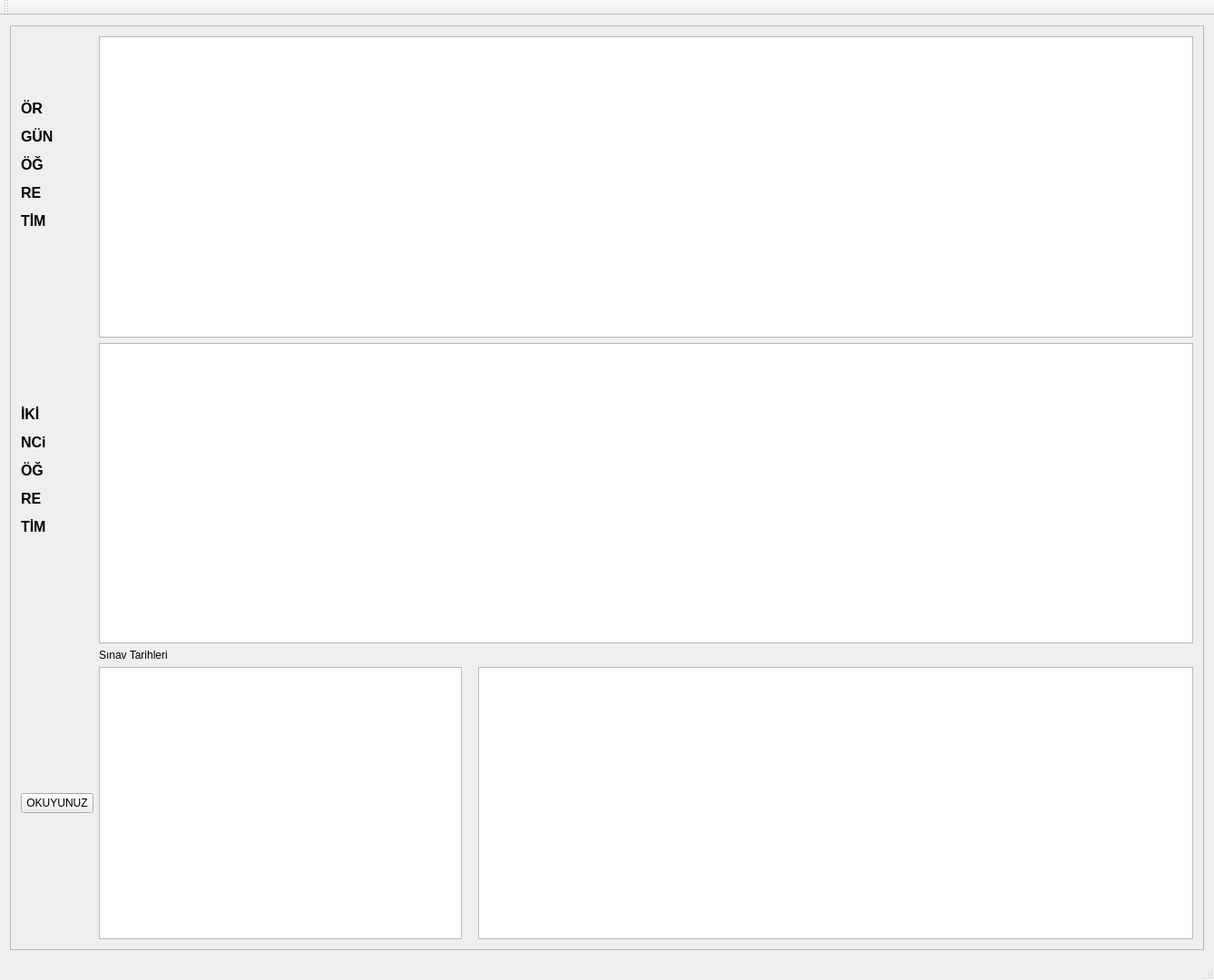
<?xml version="1.0" encoding="UTF-8"?>
<ui version="4.0">
 <class>MainWindow</class>
 <widget class="QMainWindow" name="MainWindow">
  <property name="geometry">
   <rect>
    <x>0</x>
    <y>0</y>
    <width>1338</width>
    <height>1080</height>
   </rect>
  </property>
  <property name="windowTitle">
   <string>MainWindow</string>
  </property>
  <property name="layoutDirection">
   <enum>Qt::LeftToRight</enum>
  </property>
  <widget class="QWidget" name="centralWidget">
   <layout class="QVBoxLayout" name="verticalLayout">
    <item>
     <widget class="QScrollArea" name="scrollArea">
      <property name="maximumSize">
       <size>
        <width>1920</width>
        <height>1080</height>
       </size>
      </property>
      <property name="widgetResizable">
       <bool>true</bool>
      </property>
      <widget class="QWidget" name="scrollAreaWidgetContents">
       <property name="geometry">
        <rect>
         <x>0</x>
         <y>0</y>
         <width>1318</width>
         <height>1007</height>
        </rect>
       </property>
       <layout class="QGridLayout" name="gridLayout_2">
        <item row="0" column="1" colspan="4">
         <widget class="QTableWidget" name="orgun_ders">
          <property name="maximumSize">
           <size>
            <width>1250</width>
            <height>363</height>
           </size>
          </property>
         </widget>
        </item>
        <item row="5" column="4">
         <widget class="QTableWidget" name="ogrenci_ismi">
          <property name="maximumSize">
           <size>
            <width>800</width>
            <height>300</height>
           </size>
          </property>
         </widget>
        </item>
        <item row="4" column="1">
         <widget class="QLabel" name="label">
          <property name="maximumSize">
           <size>
            <width>400</width>
            <height>16</height>
           </size>
          </property>
          <property name="text">
           <string>Sınav Tarihleri</string>
          </property>
         </widget>
        </item>
        <item row="0" column="0">
         <widget class="QLabel" name="lbl_orgun">
          <property name="maximumSize">
           <size>
            <width>50</width>
            <height>363</height>
           </size>
          </property>
          <property name="font">
           <font>
            <pointsize>12</pointsize>
            <weight>75</weight>
            <bold>true</bold>
           </font>
          </property>
          <property name="text">
           <string>&lt;html&gt;&lt;head/&gt;&lt;body&gt;&lt;p&gt;ÖR&lt;/p&gt;&lt;p&gt;GÜN&lt;/p&gt;&lt;p&gt;ÖĞ&lt;/p&gt;&lt;p&gt;RE&lt;/p&gt;&lt;p&gt;TİM&lt;/p&gt;&lt;p&gt;&lt;br/&gt;&lt;/p&gt;&lt;/body&gt;&lt;/html&gt;</string>
          </property>
         </widget>
        </item>
        <item row="1" column="0">
         <widget class="QLabel" name="label_2">
          <property name="maximumSize">
           <size>
            <width>50</width>
            <height>363</height>
           </size>
          </property>
          <property name="font">
           <font>
            <pointsize>12</pointsize>
            <weight>75</weight>
            <bold>true</bold>
           </font>
          </property>
          <property name="text">
           <string>&lt;html&gt;&lt;head/&gt;&lt;body&gt;&lt;p&gt;İKİ&lt;/p&gt;&lt;p&gt;NCi&lt;/p&gt;&lt;p&gt;ÖĞ&lt;/p&gt;&lt;p&gt;RE&lt;/p&gt;&lt;p&gt;TİM&lt;/p&gt;&lt;p&gt;&lt;br/&gt;&lt;/p&gt;&lt;/body&gt;&lt;/html&gt;</string>
          </property>
         </widget>
        </item>
        <item row="5" column="1">
         <widget class="QTableWidget" name="sinav_tarihi">
          <property name="maximumSize">
           <size>
            <width>400</width>
            <height>300</height>
           </size>
          </property>
         </widget>
        </item>
        <item row="1" column="1" colspan="4">
         <widget class="QTableWidget" name="ikinci_ders">
          <property name="maximumSize">
           <size>
            <width>1250</width>
            <height>363</height>
           </size>
          </property>
         </widget>
        </item>
        <item row="5" column="0">
         <widget class="QPushButton" name="pushButton">
          <property name="text">
           <string>OKUYUNUZ</string>
          </property>
         </widget>
        </item>
       </layout>
      </widget>
     </widget>
    </item>
   </layout>
  </widget>
  <widget class="QMenuBar" name="menuBar">
   <property name="geometry">
    <rect>
     <x>0</x>
     <y>0</y>
     <width>1338</width>
     <height>21</height>
    </rect>
   </property>
  </widget>
  <widget class="QToolBar" name="mainToolBar">
   <attribute name="toolBarArea">
    <enum>TopToolBarArea</enum>
   </attribute>
   <attribute name="toolBarBreak">
    <bool>false</bool>
   </attribute>
  </widget>
  <widget class="QStatusBar" name="statusBar"/>
 </widget>
 <layoutdefault spacing="6" margin="11"/>
 <resources/>
 <connections/>
</ui>
